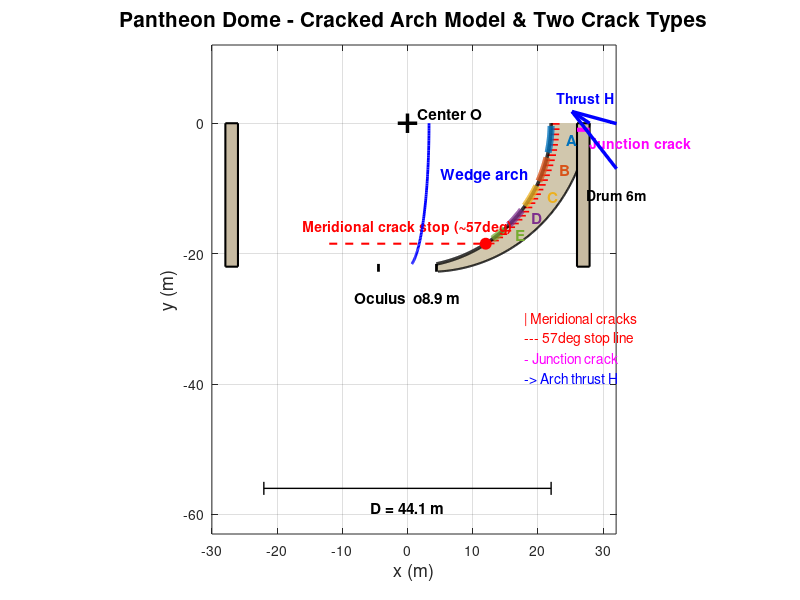

MATLAB code for this plot:
% plot_dome_profile.m (v3)
% Dome cross-section with arch model + two crack types
% MATLAB R2026a

clear; close all;

R = 22.03;  r_oc = 4.45;
phi_oc = asin(r_oc / R);  phi_max = pi/2;
t_oc = 1.2;  t_base = 5.9;

phi_arr = linspace(phi_oc, phi_max, 300);
x_inner = R * sin(phi_arr);
y_inner = R * cos(phi_arr);
for i = 1:length(phi_arr)
    phi = phi_arr(i);
    ratio = (phi - phi_oc) / (phi_max - phi_oc);
    t = t_oc + (t_base - t_oc) * ratio;
    x_outer(i) = (R + t) * sin(phi);
    y_outer(i) = (R + t) * cos(phi);
end

figure('Position', [40, 40, 780, 720]);
hold on;

fill([x_inner, fliplr(x_outer)], [-y_inner, -fliplr(y_outer)], ...
     [0.82 0.78 0.68], 'EdgeColor', 'none');

phi_crack_start = (90 - 57) * pi / 180;
phi_crack_end   = pi/2;
idx = phi_arr >= phi_crack_start & phi_arr <= phi_crack_end;
x_cr = x_inner(idx);  y_cr = -y_inner(idx);
for j = 1:8:length(x_cr)
    plot([x_cr(j), x_cr(j) + 1.3*sign(x_cr(j))], [y_cr(j), y_cr(j)], ...
         'r-', 'LineWidth', 1.2);
end

plot(x_inner, -y_inner, 'k-', 'LineWidth', 2.5);
plot(x_outer, -y_outer, 'k-', 'LineWidth', 1.5);

y_oc = sqrt(R^2 - r_oc^2);
plot([-r_oc, -r_oc], [-y_oc, -y_oc-t_oc], 'k-', 'LineWidth', 2);
plot([ r_oc,  r_oc], [-y_oc, -y_oc-t_oc], 'k-', 'LineWidth', 2);
text(0, -y_oc - t_oc - 4, sprintf('Oculus  o%.1f m', 2*r_oc), ...
    'FontSize', 11, 'HorizontalAlignment', 'center', 'FontWeight', 'bold');

xd = 26;
x_drum = [x_outer(end), x_outer(end), xd, xd];
yt = -y_outer(end);
y_drum = [yt, yt-22, yt-22, yt];
fill(x_drum, y_drum, [0.78 0.73 0.63], 'EdgeColor', 'k', 'LineWidth', 1.5);
fill(-x_drum, y_drum, [0.78 0.73 0.63], 'EdgeColor', 'k', 'LineWidth', 1.5);
text(xd+1.5, mean(y_drum(1:2)), 'Drum 6m', 'FontSize', 10, 'FontWeight', 'bold');

h = [4.08, 3.79, 3.52, 3.05, 2.39];
band = 0.84;
labels = {'A','B','C','D','E'};
colors = lines(5);
cum_arc = band / 2;
for i = 1:5
    phi_low  = phi_max - cum_arc / R;
    phi_high = phi_max - (cum_arc + h(i)) / R;
    phi_mid  = (phi_low + phi_high) / 2;
    phi_plt  = linspace(phi_high, phi_low, 40);
    plot(R*sin(phi_plt), -R*cos(phi_plt), '-', 'Color', colors(i,:), 'LineWidth', 5);
    text(R*sin(phi_mid)+2.5, -R*cos(phi_mid), labels{i}, ...
        'Color', colors(i,:), 'FontSize', 11, 'FontWeight', 'bold');
    cum_arc = cum_arc + h(i) + band;
end

phi_57 = (90 - 57) * pi / 180;
x57 = R * sin(phi_57);  y57 = -R * cos(phi_57);
plot([-x57, x57], [y57, y57], 'r--', 'LineWidth', 1.5);
text(0, y57 + 2.5, 'Meridional crack stop (~57deg)', 'FontSize', 10, ...
    'Color', 'red', 'HorizontalAlignment', 'center', 'FontWeight', 'bold');
plot(x57, y57, 'ro', 'MarkerSize', 8, 'MarkerFaceColor', 'r');

plot([x_outer(end), xd], [yt-1, yt-1], 'm-', 'LineWidth', 3);
text((x_outer(end)+xd)/2 + 1, yt-3, 'Junction crack', ...
    'FontSize', 10, 'Color', 'm', 'FontWeight', 'bold');

quiver(x_outer(end), yt, -3, 2, 'b-', 'LineWidth', 2.5, 'MaxHeadSize', 2);
text(x_outer(end)-5, yt+4, 'Thrust H', 'FontSize', 10, ...
    'Color', 'b', 'FontWeight', 'bold');

phi_arch = linspace(phi_oc, phi_max, 80);
x_arch = R*0.15 * sin(phi_arch);
y_arch = -R * cos(phi_arch);
plot(x_arch, y_arch, 'b-', 'LineWidth', 2);
text(5, -8, 'Wedge arch', 'FontSize', 11, 'Color', 'b', 'FontWeight', 'bold');

plot(0, 0, 'k+', 'MarkerSize', 14, 'LineWidth', 2.5);
text(1.5, 1.5, 'Center O', 'FontSize', 11, 'FontWeight', 'bold');

plot([-R, R], [-56, -56], 'k-', 'LineWidth', 1);
plot([-R, -R], [-57, -55], 'k-', 'LineWidth', 1);
plot([R, R], [-57, -55], 'k-', 'LineWidth', 1);
text(0, -59, sprintf('D = %.1f m', 2*R), ...
    'FontSize', 11, 'HorizontalAlignment', 'center', 'FontWeight', 'bold');

axis equal;
xlim([-30, 32]);  ylim([-63, 12]);
xlabel('x (m)', 'FontSize', 13);
ylabel('y (m)', 'FontSize', 13);
title('Pantheon Dome - Cracked Arch Model & Two Crack Types', 'FontSize', 15);
grid on; box on;

text(18, -30, '| Meridional cracks', 'FontSize', 10, 'Color', 'red');
text(18, -33, '--- 57deg stop line', 'FontSize', 10, 'Color', 'red');
text(18, -36, '- Junction crack', 'FontSize', 10, 'Color', 'm');
text(18, -39, '-> Arch thrust H', 'FontSize', 10, 'Color', 'b');

saveas(gcf, 'figs/fig05_dome_profile.png');
fprintf('Saved: figs/fig05_dome_profile.png\n');
